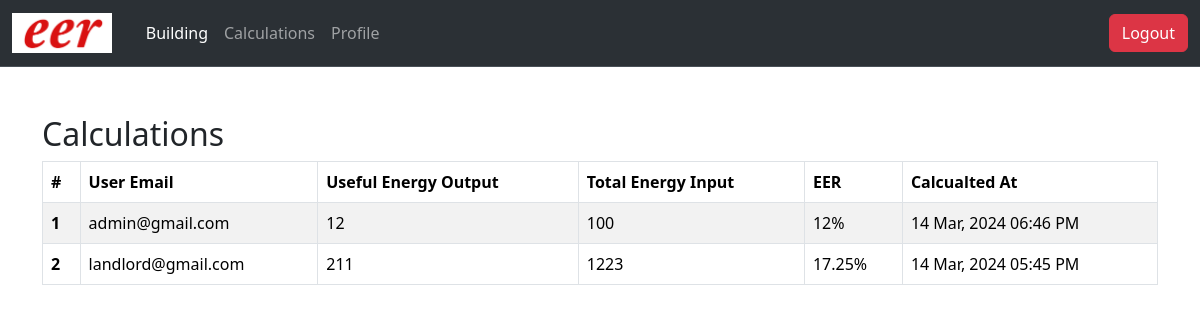
/tenants/calculations.php (signed in), run on the app's committed database.
### tables this page shows
CREATE TABLE `calculations` (
  `id` int(11) NOT NULL,
  `user_id` int(11) DEFAULT NULL,
  `ueo` text DEFAULT NULL,
  `tei` text DEFAULT NULL,
  `eer` text DEFAULT NULL,
  `created_at` datetime DEFAULT NULL
);

CREATE TABLE `users` (
  `id` int(11) NOT NULL,
  `fname` text DEFAULT NULL,
  `lname` text DEFAULT NULL,
  `username` text DEFAULT NULL,
  `email` text DEFAULT NULL,
  `password` text DEFAULT NULL,
  `phone` int(11) DEFAULT NULL,
  `role_id` int(11) DEFAULT NULL,
  `created_at` datetime DEFAULT NULL
);

### tenants/calculations.php (the view, shortened to what this page needs)
<?php include "../php/db.php";
$data = mysqli_query($conn, "SELECT * FROM `calculations` order by id desc");
?>
<!doctype html>
<html lang="en">
  <head>
    <link href="https://cdn.jsdelivr.net/npm/bootstrap@5.3.3/dist/css/bootstrap.min.css" rel="stylesheet">
    <link rel="stylesheet" href="https://cdn.datatables.net/2.0.2/css/dataTables.dataTables.min.css">
</head>
<body>
    <?php include("header.php"); ?>
   <div class="container mx-auto mt-5">
    <div class="d-flex justify-content-between">
<div><h2>Calculations</h2></div>
    </div>
   <table class="table table-bordered table-striped table-hover" id="myTable">
  <thead>
    <tr>
      <th scope="col">#</th>
      <th scope="col">User Email</th>
      <th scope="col">Useful Energy Output</th>
      <th scope="col">Total Energy Input</th>
      <th scope="col">EER</th>
      <th scope="col">Calcualted At</th>
    </tr>
  </thead>
  <tbody>
    <?php if(mysqli_num_rows($data)>0){
      $sno = 0;
      while($fetch_rows = mysqli_fetch_assoc($data)){
        $sno++;
        $user_get = mysqli_fetch_assoc(mysqli_query($conn, "SELECT * FROM `users` WHERE `id`=$fetch_rows[user_id]"));
?>
    <tr>
      <th scope="row"><?=$sno?></th>
      <td><?=$user_get['email']?></td>
      <td><?=$fetch_rows['ueo']?></td>
      <td><?=$fetch_rows['tei']?></td>
      <td><?=$fetch_rows['eer']?>%</td>
      <td><?=date('d M, Y h:i A', strtotime($fetch_rows['created_at']))?></td>
    </tr>
<?php
      }
    } ?>
  </tbody>
</table>
   </div>
    <?php include("footer.php"); ?>

### data on the page
calculations: user.email "admin@gmail.com", ueo "12", tei "100", eer "12", created_at "14 Mar, 2024 06:46 PM"
calculations: user.email "landlord@gmail.com", ueo "211", tei "1223", eer "17.25", created_at "14 Mar, 2024 05:45 PM"
